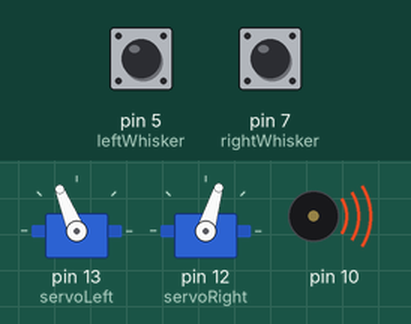
The sketch below on a simulated Arduino Uno, built with avr-gcc and run on an emulated ATmega328P. On the bench: 2 × servo, buzzer (waves = sounding). The test bench sets the inputs (shaded band); at power-on: pin 5 (leftWhisker) HIGH, pin 7 (rightWhisker) HIGH.

Above: at 1.2 s.
1.3 s: pin 5 (leftWhisker) pulled LOW for 0.25 s
At 2.2 s:
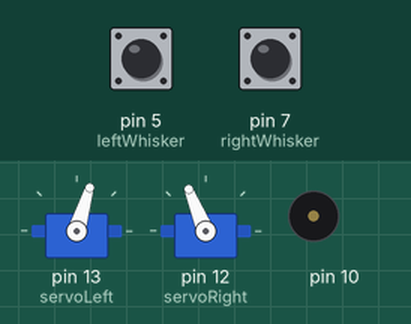
At 4.1 s:
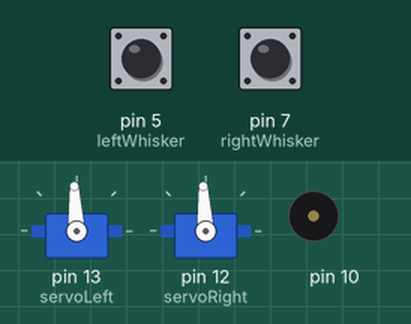
4.5 s: pin 7 (rightWhisker) pulled LOW for 3.2 s
10.7 s: pin 7 (rightWhisker) pulled LOW for 0.25 s
At 12.5 s:
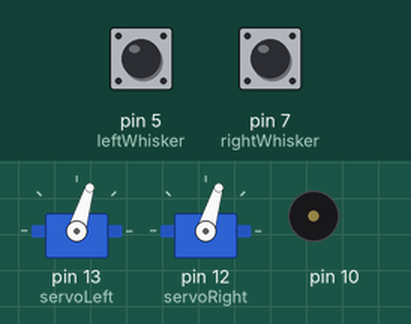
13.9 s: pin 5 (leftWhisker) pulled LOW for 3.2 s
Timing chart, 0 to 21.1 s (numbered marks = the images above; inputs shaded):
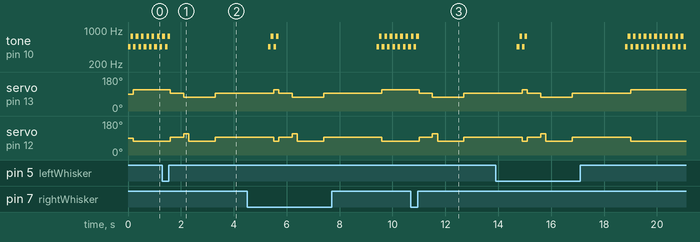

The sketch:

Riya-Here_Kitty_Kitty.ino
```cpp
#include <Servo.h>
Servo servoRight;
Servo servoLeft;

int leftWhisker = 5;
int rightWhisker = 7;

void moveKitty() {
  tone(10, 450);
  delay (100);
  tone(10, 750);
  delay (100);
  servoLeft.writeMicroseconds (1700);
  servoRight.writeMicroseconds (1300);
}

void stopKitty() {
  noTone(10);
  servoLeft.writeMicroseconds (1500);
  servoRight.writeMicroseconds (1500);
  delay(500);
  servoLeft.writeMicroseconds (1300);
  servoRight.writeMicroseconds (1700);
  delay (200);
  servoLeft.writeMicroseconds (1300);   // turn
  servoRight.writeMicroseconds (1300);
  delay(1000);
  servoLeft.writeMicroseconds (1500);
  servoRight.writeMicroseconds (1500);
  delay(500);
//  tone (12, 50);

}

//for (;;) {
//  tone(10, 450);
//  delay (500);
//  tone(10, 750);
//  delay (500);
//  tone(10, 950);
//  delay (500);
//  if (leftWhiskerValue == 0 || rightWhiskerValue == 0 ) {
//    noTone(12);
//    delay(1500);
//     tone(10, 450);
//    delay (500);
//    tone(10, 750);
//    delay (500);
//    tone(10, 950);
//    delay (500);
//  }

void setup() {
  // put your setup code here, to run once:
  servoLeft.attach(13);
  servoRight.attach(12);
  pinMode(leftWhisker, INPUT);
  pinMode(rightWhisker, INPUT);
                  // use the serial port

}

void loop() {
  // put your main code here, to run repeatedly:
  int leftWhiskerValue = digitalRead(leftWhisker);
  int rightWhiskerValue = digitalRead(rightWhisker);

  moveKitty();
  if (leftWhiskerValue == 0 || rightWhiskerValue == 0 ) {
    stopKitty();
    delay (1500);
    moveKitty();
  }
}
```

Measured:
- after the input at 1.3 s, servo on pin 13 (servoLeft): 112° → 93° after 0.30 s, → 73° 0.50 s later, → 93° 1.2 s later; servo on pin 12 (servoRight): 73° → 93° after 0.30 s, → 112° 0.50 s later, → 73° 0.20 s later, → 93° 1.0 s later
- after the input at 10.7 s, servo on pin 13 (servoLeft): 112° → 93° after 0.30 s, → 73° 0.50 s later, → 93° 1.2 s later; servo on pin 12 (servoRight): 73° → 93° after 0.30 s, → 112° 0.50 s later, → 73° 0.20 s later, → 93° 1.0 s later
- by itself, tone on pin 10: plays 450 Hz for 0.10 s, 750 Hz for 0.10 s, 450 Hz for 0.10 s, 750 Hz for 0.10 s, 450 Hz for 0.10 s, 750 Hz for 0.10 s … (27 notes in this stretch)
